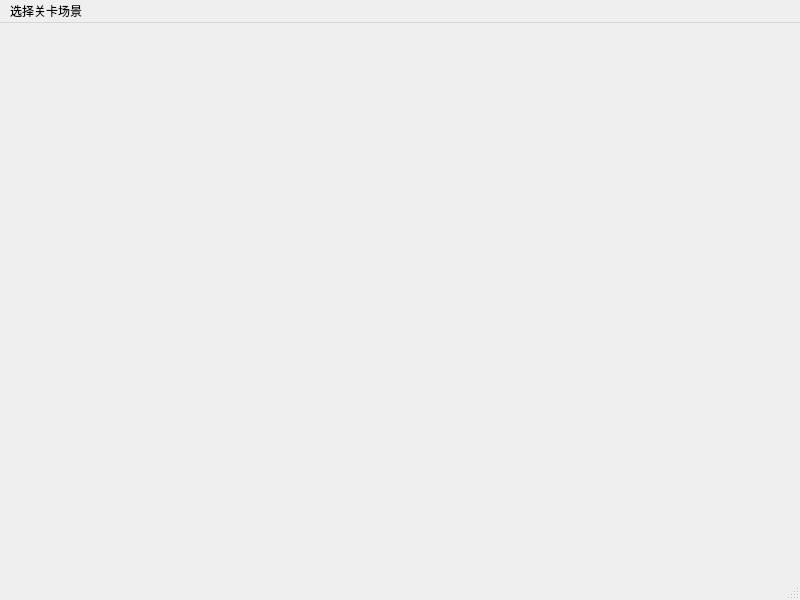
<?xml version="1.0" encoding="UTF-8"?>
<ui version="4.0">
 <class>ChooseLevelScene</class>
 <widget class="QMainWindow" name="ChooseLevelScene">
  <property name="geometry">
   <rect>
    <x>0</x>
    <y>0</y>
    <width>800</width>
    <height>600</height>
   </rect>
  </property>
  <property name="windowTitle">
   <string>MainWindow</string>
  </property>
  <widget class="QWidget" name="centralwidget"/>
  <widget class="QMenuBar" name="menubar">
   <property name="geometry">
    <rect>
     <x>0</x>
     <y>0</y>
     <width>800</width>
     <height>26</height>
    </rect>
   </property>
   <widget class="QMenu" name="menu">
    <property name="title">
     <string>选择关卡场景</string>
    </property>
    <addaction name="actionstart"/>
    <addaction name="actionquit"/>
   </widget>
   <addaction name="menu"/>
  </widget>
  <widget class="QStatusBar" name="statusbar"/>
  <action name="actionstart">
   <property name="text">
    <string>开始</string>
   </property>
  </action>
  <action name="actionquit">
   <property name="text">
    <string>退出</string>
   </property>
  </action>
 </widget>
 <resources/>
 <connections/>
</ui>
